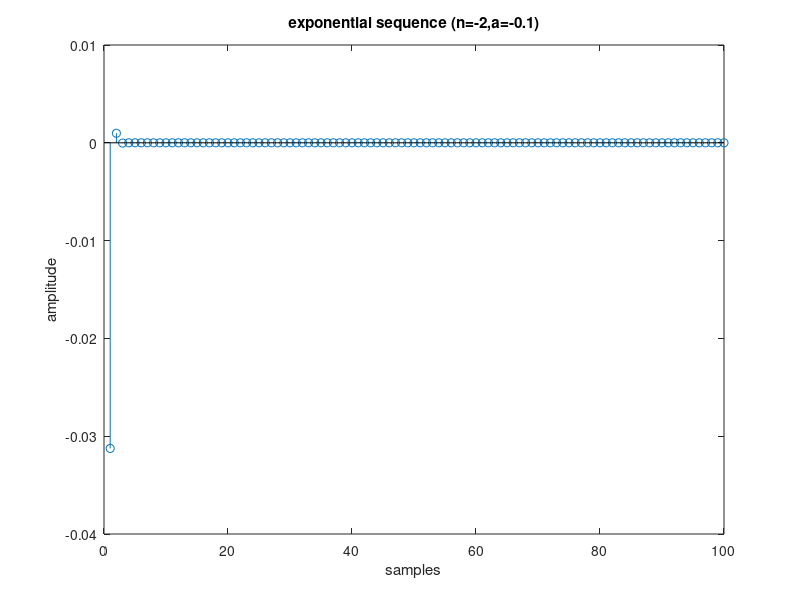

Write MATLAB code to recreate this figure.
% Matlab code for generating exponential signal
% Pranaba K. Mishro, VSS University of Technology (Burla).
% The codes are written for studnts reference
clc; close all; clear all;
a=input('Enter the value of a: ');  %0.1
n=-2; % any real number any integer value(ex: -2,2)

for t=1:100
    p(t)=n^(-a*t);
    % p(t)=exp(-a*t);
end
stem(p)
xlabel('samples')
ylabel('amplitude')
title('exponential sequence (n=-2,a=-0.1)')